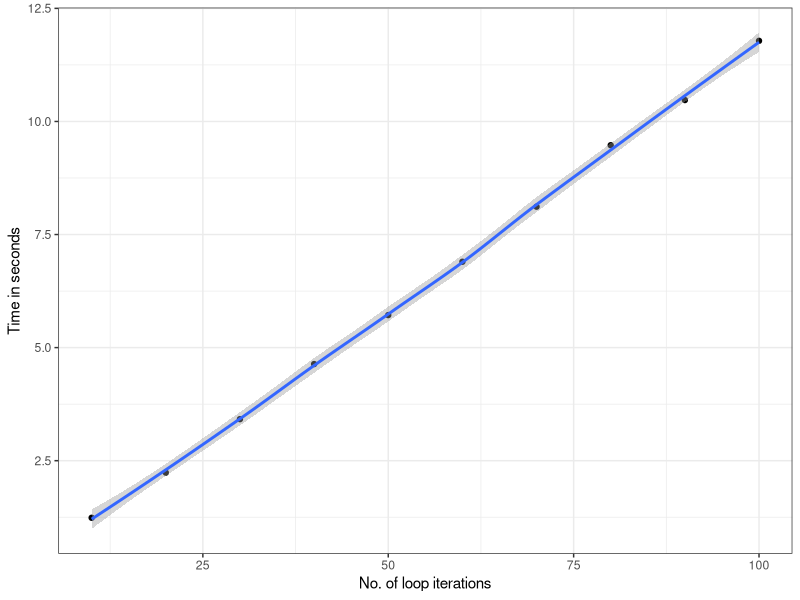

Generate this figure with R:
forecast <- function(multiplier, x, y) {
  y <- multiplier * x
}

#iterations to time
iters<-seq(10,100,by=10)

#output time vector for  iteration sets
times<-numeric(length(iters))

#loop over iteration sets
for(val in 1:length(iters)){
  
  cat(val,' of ', length(iters),'\n')
  
  to.iter<-iters[val]
  
  #vector for appending output
  ls<-vector('list',length=to.iter)
  
  #start time
  strt<-Sys.time()
  
  #same for loop as before
  for(i in 1:to.iter){
    
    cat(i,'\n')
    
    to.ls<-rnorm(1e6)
    to.ls<-summary(to.ls)
    
    #export
    ls[[i]]<-to.ls
    
  }
  
  #end time
  times[val]<-Sys.time()-strt
  
}

#plot the times
library(ggplot2)

to.plo<-data.frame(iters,times)
ggplot(to.plo,aes(x=iters,y=times)) + 
  geom_point() +
  geom_smooth() + 
  theme_bw() + 
  scale_x_continuous('No. of loop iterations') + 
  scale_y_continuous ('Time in seconds')